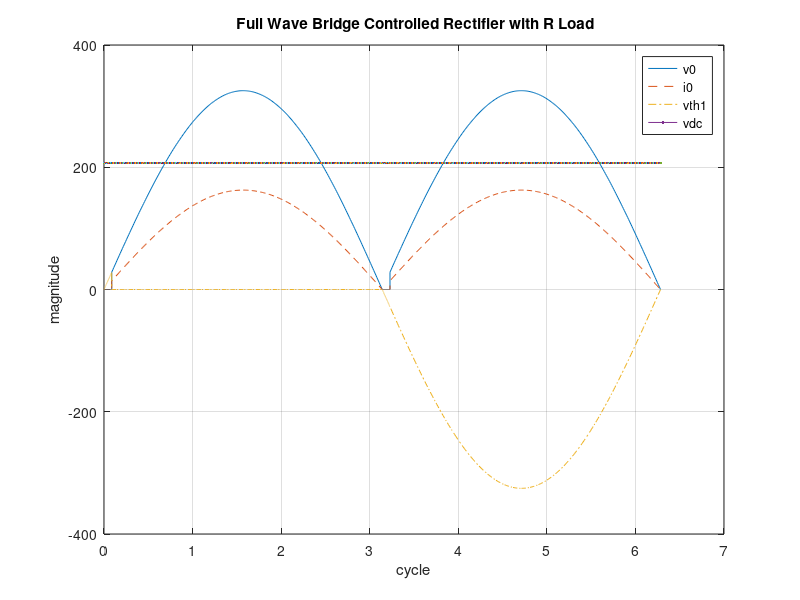

MATLAB code for this plot:
%  Full Wave Bridge Controlled Rectifier with R Load
clc;clear all;close all;
em=230*sqrt(2);
alphal=input('enter the delay angle at which thyristor is trigger degree=');
alpha=alphal*pi/180;
r=2;
t0=linspace(0,alpha,256);
t1=linspace(alpha,pi,256); 
t2=linspace(pi,pi+alpha,256);
t3=linspace(pi+alpha,2*pi,256);
t=[t0 t1 t2 t3];
vdc=(em/pi)*(1+cos(alpha));
v0=[0*sin(t0) em*sin(t1) 0*sin(t2) -em*sin(t3)];
i0=v0/r;
vth1=[em*sin(t0) 0*em*sin(t1) em*sin(t2) em*sin(t3)];
plot(t,v0,'-',t,i0,'--',t,vth1,'-.',t, vdc);
xlabel('cycle');
ylabel('magnitude');title(' Full Wave Bridge Controlled Rectifier with R Load');
grid;
legend('v0','i0','vth1','vdc');

%{
result
enter the delay angle at which thyristor is trigger degree=30

%}